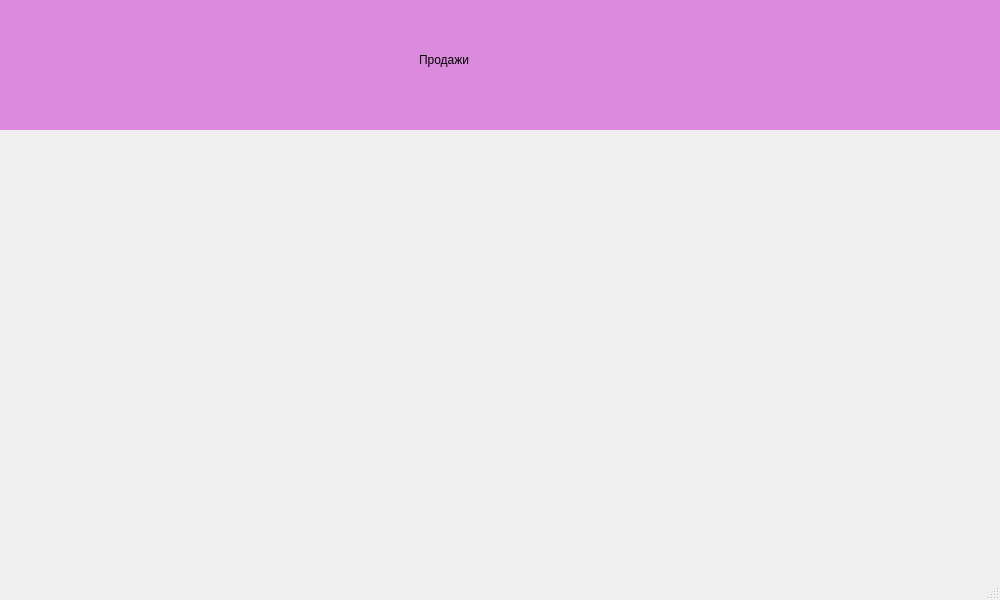
<?xml version="1.0" encoding="UTF-8"?>
<ui version="4.0">
 <class>MainWindow</class>
 <widget class="QMainWindow" name="MainWindow">
  <property name="geometry">
   <rect>
    <x>0</x>
    <y>0</y>
    <width>1000</width>
    <height>600</height>
   </rect>
  </property>
  <property name="minimumSize">
   <size>
    <width>1000</width>
    <height>600</height>
   </size>
  </property>
  <property name="windowTitle">
   <string>MainWindow</string>
  </property>
  <widget class="QWidget" name="centralwidget">
   <widget class="QWidget" name="widget" native="true">
    <property name="geometry">
     <rect>
      <x>-1</x>
      <y>-1</y>
      <width>1001</width>
      <height>131</height>
     </rect>
    </property>
    <property name="styleSheet">
     <string notr="true">background-color: rgb(220, 138, 221);</string>
    </property>
    <widget class="QLabel" name="label">
     <property name="geometry">
      <rect>
       <x>420</x>
       <y>40</y>
       <width>221</width>
       <height>41</height>
      </rect>
     </property>
     <property name="styleSheet">
      <string notr="true">font: 30pt &quot;Open Sans&quot;;
color: rgb(0, 0, 0);</string>
     </property>
     <property name="text">
      <string>Продажи</string>
     </property>
     <property name="scaledContents">
      <bool>true</bool>
     </property>
    </widget>
    <widget class="QLabel" name="label_2">
     <property name="geometry">
      <rect>
       <x>20</x>
       <y>-10</y>
       <width>191</width>
       <height>151</height>
      </rect>
     </property>
     <property name="styleSheet">
      <string notr="true"/>
     </property>
     <property name="text">
      <string/>
     </property>
     <property name="pixmap">
      <pixmap>logo.png</pixmap>
     </property>
    </widget>
   </widget>
  </widget>
  <widget class="QMenuBar" name="menubar">
   <property name="geometry">
    <rect>
     <x>0</x>
     <y>0</y>
     <width>1000</width>
     <height>23</height>
    </rect>
   </property>
  </widget>
  <widget class="QStatusBar" name="statusbar"/>
 </widget>
 <resources/>
 <connections/>
</ui>
